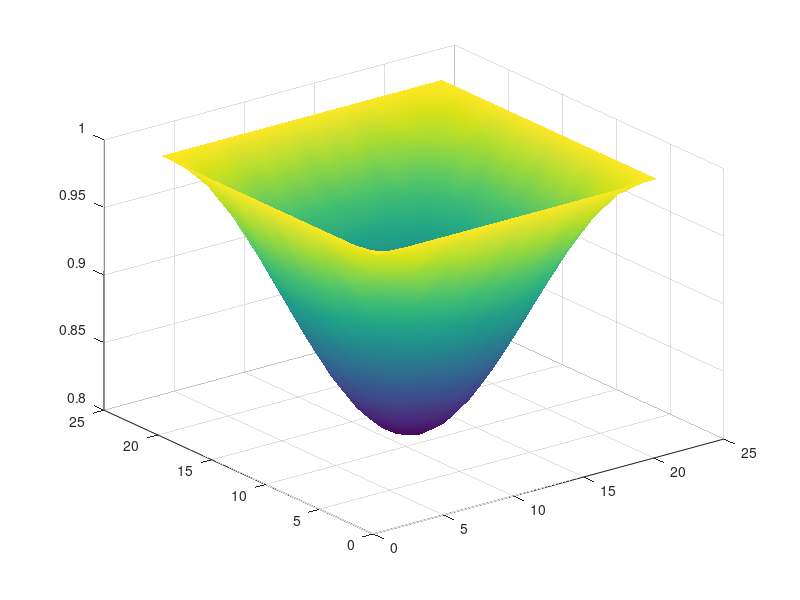

The MATLAB script that drew this image: (Note: this script raises an error after producing the figure.)
% Auto-generated MATLAB script
field = [ ...
    1.00000000E+00   1.00000000E+00   1.00000000E+00   1.00000000E+00   1.00000000E+00   1.00000000E+00   1.00000000E+00   1.00000000E+00   1.00000000E+00   1.00000000E+00   1.00000000E+00   1.00000000E+00   1.00000000E+00   1.00000000E+00   1.00000000E+00   1.00000000E+00   1.00000000E+00   1.00000000E+00   1.00000000E+00   1.00000000E+00   1.00000000E+00; ...
    1.00000000E+00   9.95188713E-01   9.90496755E-01   9.86037672E-01   9.81924891E-01   9.78254795E-01   9.75123763E-01   9.72601533E-01   9.70758080E-01   9.69630003E-01   9.69254017E-01   9.69630003E-01   9.70758080E-01   9.72601533E-01   9.75123763E-01   9.78254795E-01   9.81924891E-01   9.86037672E-01   9.90496755E-01   9.95188713E-01   1.00000000E+00; ...
    1.00000000E+00   9.90496755E-01   9.81226385E-01   9.72421765E-01   9.64292765E-01   9.57049191E-01   9.50857162E-01   9.45882916E-01   9.42232847E-01   9.40013528E-01   9.39261496E-01   9.40013528E-01   9.42232847E-01   9.45882916E-01   9.50857162E-01   9.57049191E-01   9.64292765E-01   9.72421765E-01   9.81226385E-01   9.90496755E-01   1.00000000E+00; ...
    1.00000000E+00   9.86037672E-01   9.72421765E-01   9.59481597E-01   9.47546482E-01   9.36895967E-01   9.27809715E-01   9.20490324E-01   9.15140688E-01   9.11867023E-01   9.10775840E-01   9.11867023E-01   9.15140688E-01   9.20490324E-01   9.27809715E-01   9.36895967E-01   9.47546482E-01   9.59481597E-01   9.72421765E-01   9.86037672E-01   1.00000000E+00; ...
    1.00000000E+00   9.81924891E-01   9.64292765E-01   9.47546482E-01   9.32085156E-01   9.18307900E-01   9.06530797E-01   8.97069812E-01   8.90127420E-01   8.85906339E-01   8.84476006E-01   8.85906339E-01   8.90127420E-01   8.97069812E-01   9.06530797E-01   9.18307900E-01   9.32085156E-01   9.47546482E-01   9.64292765E-01   9.81924891E-01   1.00000000E+00; ...
    1.00000000E+00   9.78254795E-01   9.57049191E-01   9.36895967E-01   9.18307900E-01   9.01720643E-01   8.87569487E-01   8.76170218E-01   8.67838562E-01   8.62740099E-01   8.61040711E-01   8.62740099E-01   8.67838562E-01   8.76170218E-01   8.87569487E-01   9.01720643E-01   9.18307900E-01   9.36895967E-01   9.57049191E-01   9.78254795E-01   1.00000000E+00; ...
    1.00000000E+00   9.75123763E-01   9.50857162E-01   9.27809715E-01   9.06530797E-01   8.87569487E-01   8.71360958E-01   8.58340085E-01   8.48785520E-01   8.42976153E-01   8.41007590E-01   8.42976153E-01   8.48785520E-01   8.58340085E-01   8.71360958E-01   8.87569487E-01   9.06530797E-01   9.27809715E-01   9.50857162E-01   9.75123763E-01   1.00000000E+00; ...
    1.00000000E+00   9.72601533E-01   9.45882916E-01   9.20490324E-01   8.97069812E-01   8.76170218E-01   8.58340085E-01   8.43977213E-01   8.33479524E-01   8.27055573E-01   8.24914336E-01   8.27055573E-01   8.33479524E-01   8.43977213E-01   8.58340085E-01   8.76170218E-01   8.97069812E-01   9.20490324E-01   9.45882916E-01   9.72601533E-01   1.00000000E+00; ...
    1.00000000E+00   9.70758080E-01   9.42232847E-01   9.15140688E-01   8.90127420E-01   8.67838562E-01   8.48785520E-01   8.33479524E-01   8.22248220E-01   8.15419316E-01   8.13105345E-01   8.15419316E-01   8.22248220E-01   8.33479524E-01   8.48785520E-01   8.67838562E-01   8.90127420E-01   9.15140688E-01   9.42232847E-01   9.70758080E-01   1.00000000E+00; ...
    1.00000000E+00   9.69630003E-01   9.40013528E-01   9.11867023E-01   8.85906339E-01   8.62740099E-01   8.42976153E-01   8.27055573E-01   8.15419316E-01   8.08298647E-01   8.05925190E-01   8.08298647E-01   8.15419316E-01   8.27055573E-01   8.42976153E-01   8.62740099E-01   8.85906339E-01   9.11867023E-01   9.40013528E-01   9.69630003E-01   1.00000000E+00; ...
    1.00000000E+00   9.69254017E-01   9.39261496E-01   9.10775840E-01   8.84476006E-01   8.61040711E-01   8.41007590E-01   8.24914336E-01   8.13105345E-01   8.05925190E-01   8.03492188E-01   8.05925190E-01   8.13105345E-01   8.24914336E-01   8.41007590E-01   8.61040711E-01   8.84476006E-01   9.10775840E-01   9.39261496E-01   9.69254017E-01   1.00000000E+00; ...
    1.00000000E+00   9.69630003E-01   9.40013528E-01   9.11867023E-01   8.85906339E-01   8.62740099E-01   8.42976153E-01   8.27055573E-01   8.15419316E-01   8.08298647E-01   8.05925190E-01   8.08298647E-01   8.15419316E-01   8.27055573E-01   8.42976153E-01   8.62740099E-01   8.85906339E-01   9.11867023E-01   9.40013528E-01   9.69630003E-01   1.00000000E+00; ...
    1.00000000E+00   9.70758080E-01   9.42232847E-01   9.15140688E-01   8.90127420E-01   8.67838562E-01   8.48785520E-01   8.33479524E-01   8.22248220E-01   8.15419316E-01   8.13105345E-01   8.15419316E-01   8.22248220E-01   8.33479524E-01   8.48785520E-01   8.67838562E-01   8.90127420E-01   9.15140688E-01   9.42232847E-01   9.70758080E-01   1.00000000E+00; ...
    1.00000000E+00   9.72601533E-01   9.45882916E-01   9.20490324E-01   8.97069812E-01   8.76170218E-01   8.58340085E-01   8.43977213E-01   8.33479524E-01   8.27055573E-01   8.24914336E-01   8.27055573E-01   8.33479524E-01   8.43977213E-01   8.58340085E-01   8.76170218E-01   8.97069812E-01   9.20490324E-01   9.45882916E-01   9.72601533E-01   1.00000000E+00; ...
    1.00000000E+00   9.75123763E-01   9.50857162E-01   9.27809715E-01   9.06530797E-01   8.87569487E-01   8.71360958E-01   8.58340085E-01   8.48785520E-01   8.42976153E-01   8.41007590E-01   8.42976153E-01   8.48785520E-01   8.58340085E-01   8.71360958E-01   8.87569487E-01   9.06530797E-01   9.27809715E-01   9.50857162E-01   9.75123763E-01   1.00000000E+00; ...
    1.00000000E+00   9.78254795E-01   9.57049191E-01   9.36895967E-01   9.18307900E-01   9.01720643E-01   8.87569487E-01   8.76170218E-01   8.67838562E-01   8.62740099E-01   8.61040711E-01   8.62740099E-01   8.67838562E-01   8.76170218E-01   8.87569487E-01   9.01720643E-01   9.18307900E-01   9.36895967E-01   9.57049191E-01   9.78254795E-01   1.00000000E+00; ...
    1.00000000E+00   9.81924891E-01   9.64292765E-01   9.47546482E-01   9.32085156E-01   9.18307900E-01   9.06530797E-01   8.97069812E-01   8.90127420E-01   8.85906339E-01   8.84476006E-01   8.85906339E-01   8.90127420E-01   8.97069812E-01   9.06530797E-01   9.18307900E-01   9.32085156E-01   9.47546482E-01   9.64292765E-01   9.81924891E-01   1.00000000E+00; ...
    1.00000000E+00   9.86037672E-01   9.72421765E-01   9.59481597E-01   9.47546482E-01   9.36895967E-01   9.27809715E-01   9.20490324E-01   9.15140688E-01   9.11867023E-01   9.10775840E-01   9.11867023E-01   9.15140688E-01   9.20490324E-01   9.27809715E-01   9.36895967E-01   9.47546482E-01   9.59481597E-01   9.72421765E-01   9.86037672E-01   1.00000000E+00; ...
    1.00000000E+00   9.90496755E-01   9.81226385E-01   9.72421765E-01   9.64292765E-01   9.57049191E-01   9.50857162E-01   9.45882916E-01   9.42232847E-01   9.40013528E-01   9.39261496E-01   9.40013528E-01   9.42232847E-01   9.45882916E-01   9.50857162E-01   9.57049191E-01   9.64292765E-01   9.72421765E-01   9.81226385E-01   9.90496755E-01   1.00000000E+00; ...
    1.00000000E+00   9.95188713E-01   9.90496755E-01   9.86037672E-01   9.81924891E-01   9.78254795E-01   9.75123763E-01   9.72601533E-01   9.70758080E-01   9.69630003E-01   9.69254017E-01   9.69630003E-01   9.70758080E-01   9.72601533E-01   9.75123763E-01   9.78254795E-01   9.81924891E-01   9.86037672E-01   9.90496755E-01   9.95188713E-01   1.00000000E+00; ...
    1.00000000E+00   1.00000000E+00   1.00000000E+00   1.00000000E+00   1.00000000E+00   1.00000000E+00   1.00000000E+00   1.00000000E+00   1.00000000E+00   1.00000000E+00   1.00000000E+00   1.00000000E+00   1.00000000E+00   1.00000000E+00   1.00000000E+00   1.00000000E+00   1.00000000E+00   1.00000000E+00   1.00000000E+00   1.00000000E+00   1.00000000E+00 ];

% Surface plot (auto-generated)
[ny, nx] = size(field);
[X, Y] = meshgrid(1:nx, 1:ny);
fig = figure('Color','w');
ax = axes('Parent', fig);
h = surf(ax, X, Y, field);
shading(ax, 'interp');
colormap(ax, parula);
cb = colorbar(ax);
cb.Label.String = 'field value';
grid(ax, 'on');
box(ax, 'on');
axis(ax, 'tight');
view(ax, 45, 30);
xlabel(ax, 'i (x index)');
ylabel(ax, 'j (y index)');
zlabel(ax, 'field');
title(ax, sprintf('field (%d x %d)', ny, nx));
set(ax, 'FontSize', 12, 'LineWidth', 1);
set(h, 'EdgeColor', 'k');
drawnow;
